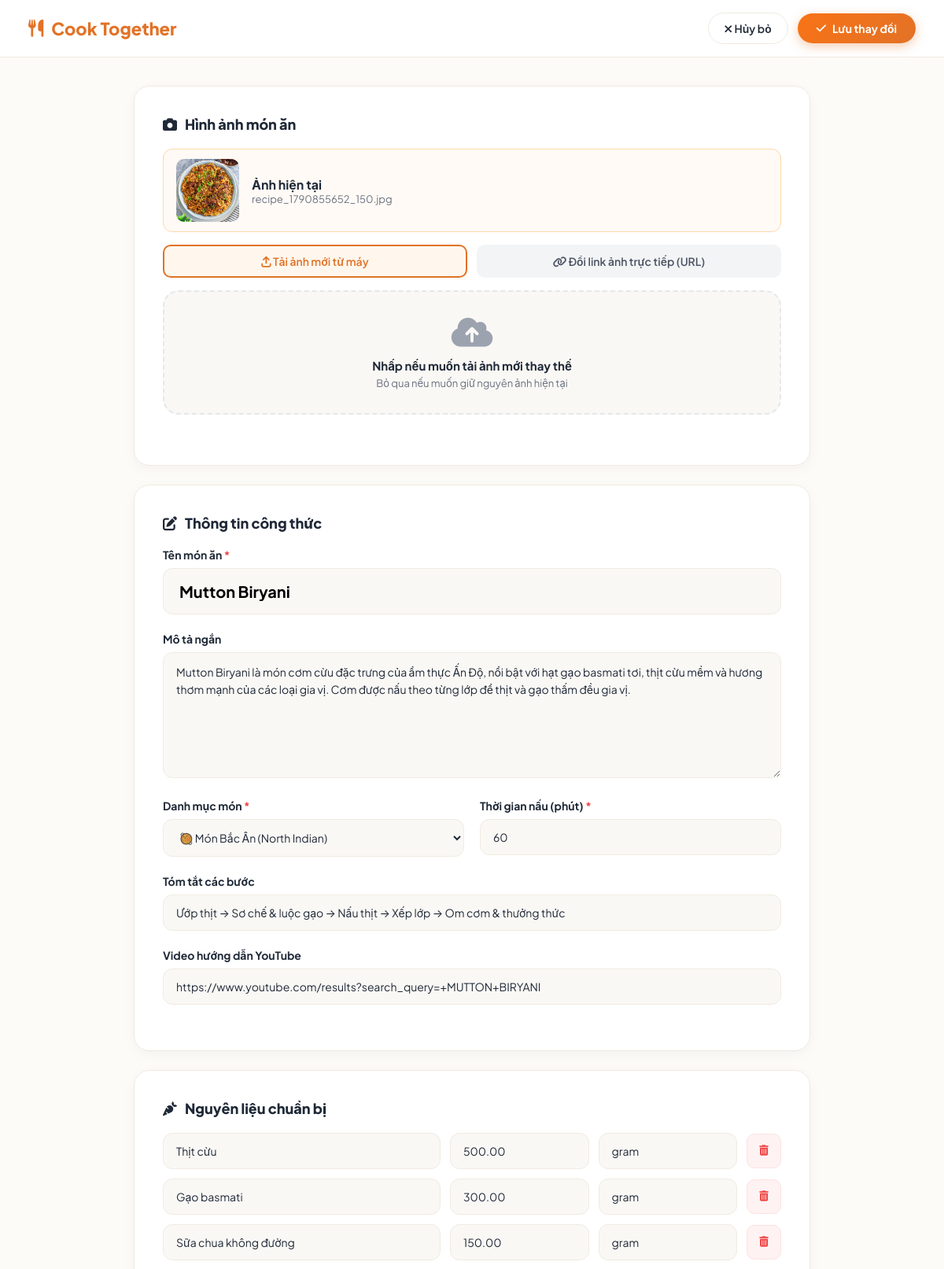
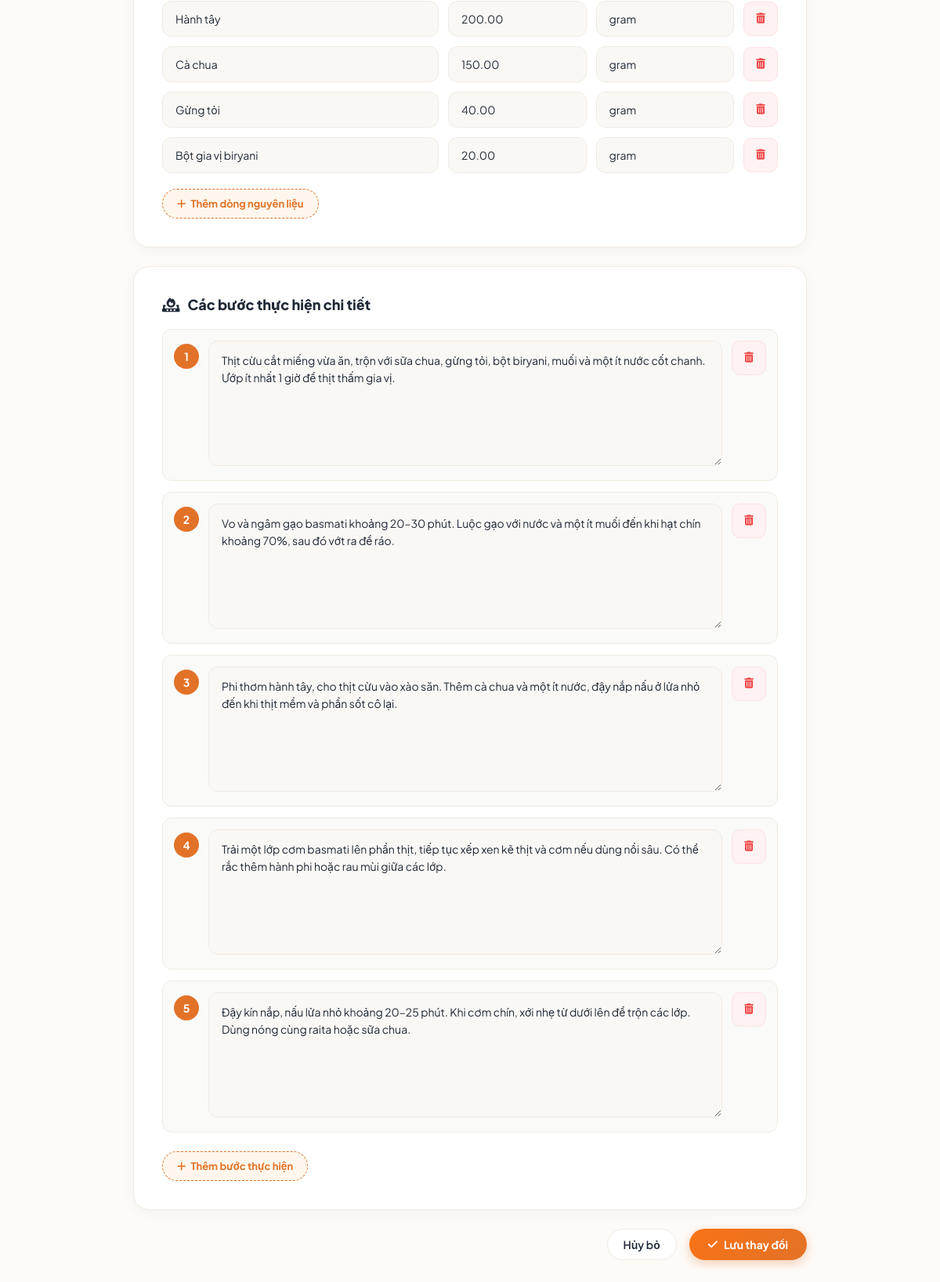
The app's page /edit.php?recipe_id=119 (signed in) with its own data (2 pictures, top to bottom).
### tables this page shows
CREATE TABLE `recipes` (
  `id` int(11) NOT NULL AUTO_INCREMENT,
  `title` varchar(255) NOT NULL,
  `cooking_time` int(11) NOT NULL,
  `recipe` text NOT NULL,
  `type` varchar(255) NOT NULL,
  `category_id` int(11) NOT NULL,
  `description` text DEFAULT NULL,
  `instructions` text DEFAULT NULL,
  `photo` text DEFAULT NULL,
  `video_link` text DEFAULT NULL,
  `user_id` int(11) NOT NULL,
  `uploaded_at` datetime NOT NULL,
  PRIMARY KEY (`id`),
  KEY `category_id` (`category_id`),
  KEY `user_id` (`user_id`),
  CONSTRAINT `recipes_ibfk_1` FOREIGN KEY (`category_id`) REFERENCES `categories` (`id`),
  CONSTRAINT `recipes_ibfk_2` FOREIGN KEY (`user_id`) REFERENCES `users` (`id`)
);

CREATE TABLE `ingredients` (
  `id` int(11) NOT NULL AUTO_INCREMENT,
  `recipe_id` int(11) NOT NULL,
  `ingredient_name` varchar(255) NOT NULL,
  `quantity` decimal(10,2) NOT NULL,
  `unit` varchar(255) NOT NULL,
  PRIMARY KEY (`id`),
  KEY `recipe_id` (`recipe_id`),
  CONSTRAINT `ingredients_ibfk_1` FOREIGN KEY (`recipe_id`) REFERENCES `recipes` (`id`) ON DELETE CASCADE
);

### edit.php (the view, shortened to what this page needs)
<?php
$servername = "localhost";
$username = "root";
$password = "";
$dbname = "recipe_sharing_Platform";
$conn = new mysqli($servername, $username, $password, $dbname, 3306);
$conn->set_charset("utf8mb4");
$recipeId = intval($_GET['recipe_id']);
$userId = intval($_SESSION['user_id']);
$sql = "SELECT * FROM recipes WHERE id = $recipeId AND user_id = $userId";
$res = $conn->query($sql);
$recipe = $res->fetch_assoc();
$ingRes = $conn->query("SELECT * FROM ingredients WHERE recipe_id = $recipeId");
$ingredients = [];
if ($ingRes && $ingRes->num_rows > 0) {
    while ($ing = $ingRes->fetch_assoc()) {
        $ingredients[] = $ing;
    }
}
$recipeText = $recipe['recipe'] ?? '';
$stepLines = explode("\n", str_replace(["\r\n", "\r"], "\n", $recipeText));
$existingSteps = [];
foreach ($stepLines as $line) {
    $lineTrim = trim($line);
    if (!empty($lineTrim)) {
        $cleanStep = preg_replace('/^(Bước\s*\d+[:.]?|\d+[.:])\s*/iu', '', $lineTrim);
        $existingSteps[] = $cleanStep;
    }
}
?>
<!DOCTYPE html>
<html lang="vi">
<head>
  <link rel="stylesheet" href="index4.css?v=<?php echo time(); ?>">
  <link rel="stylesheet" href="https://cdnjs.cloudflare.com/ajax/libs/font-awesome/6.4.0/css/all.min.css" />
</head>
<body>
  <nav class="editor-navbar">
    <a href="index3.php" class="brand-link">
      <i class="fa-solid fa-utensils"></i> Cook Together
    </a>
    <div class="nav-actions">
      <a href="viewRecipeDetails.php?recipe_id=<?php echo $recipeId; ?>" class="btn-secondary">
        <i class="fa-solid fa-xmark"></i> Hủy bỏ
      </a>
      <button type="button" class="btn-primary" onclick="submitForm()">
        <i class="fa-solid fa-check"></i> Lưu thay đổi
      </button>
    </div>
  </nav>
  <div class="editor-container">
    <form id="editForm" method="post" enctype="multipart/form-data">
      <div class="editor-card">
        <h2 class="section-title">
          <i class="fa-solid fa-camera text-primary"></i> Hình ảnh món ăn
        </h2>
        <div style="margin-bottom: 16px; display: flex; align-items: center; gap: 16px; background: #fffaf5; padding: 12px 16px; border-radius: 12px; border: 1px solid #fed7aa;">
          <img src="<?php echo htmlspecialchars($recipe['photo'] ? $recipe['photo'] : 'upload.jpeg'); ?>" alt="Ảnh hiện tại" style="width: 80px; height: 80px; border-radius: 10px; object-fit: cover;" onerror="this.src='landing_page.jpg'">
          <div>
            <div style="font-weight: 700; color: #1f2937;">Ảnh hiện tại</div>
            <div style="font-size: 13px; color: #6b7280; word-break: break-all;"><?php echo htmlspecialchars($recipe['photo']); ?></div>
          </div>
        </div>
        <div class="image-type-toggle">
          <button type="button" class="image-type-btn active" id="btnUploadType" onclick="switchImageType('upload')">
            <i class="fa-solid fa-arrow-up-from-bracket"></i> Tải ảnh mới từ máy
          </button>
          <button type="button" class="image-type-btn" id="btnUrlType" onclick="switchImageType('url')">
            <i class="fa-solid fa-link"></i> Đổi link ảnh trực tiếp (URL)
          </button>
        </div>
        <div id="uploadBox" class="photo-upload-zone" onclick="document.getElementById('imageInput').click()">
          <div id="uploadPlaceholder">
            <i class="fa-solid fa-cloud-arrow-up upload-icon"></i>
            <div class="upload-text">Nhấp nếu muốn tải ảnh mới thay thế</div>
            <div class="upload-hint">Bỏ qua nếu muốn giữ nguyên ảnh hiện tại</div>
          </div>
        </div>
      </div>
      <div class="editor-card">
        <h2 class="section-title">
          <i class="fa-solid fa-pen-to-square text-primary"></i> Thông tin công thức
        </h2>
        <div class="form-group">
          <label class="form-label">Tên món ăn <span style="color: #ef4444;">*</span></label>
          <input type="text" name="title" class="input-title" value="<?php echo htmlspecialchars($recipe['title']); ?>" required>
        </div>
        <div class="form-group">
          <label class="form-label">Mô tả ngắn</label>
          <textarea name="description" class="form-control" rows="3"><?php echo htmlspecialchars($recipe['description'] ?? ''); ?></textarea>
        </div>
        <div class="form-row">
          <div class="form-group">
            <label class="form-label">Danh mục món <span style="color: #ef4444;">*</span></label>
            <select name="type" class="form-control" required>
              <option value="NorthIndian" <?php if ($recipe['type'] === 'NorthIndian') echo 'selected'; ?>>🥘 Món Bắc Ấn (North Indian)</option>
            </select>
          </div>
          <div class="form-group">
            <label class="form-label">Thời gian nấu (phút) <span style="color: #ef4444;">*</span></label>
            <input type="number" name="cooking_time" class="form-control" value="<?php echo htmlspecialchars($recipe['cooking_time']); ?>" min="1" required>
          </div>
        </div>
        <div class="form-group">
          <label class="form-label">Tóm tắt các bước</label>
          <input type="text" name="instructions" class="form-control" value="<?php echo htmlspecialchars($recipe['instructions'] ?? ''); ?>">
        </div>
        <div class="form-group">
          <label class="form-label">Video hướng dẫn YouTube</label>
          <input type="url" name="video_link" class="form-control" value="<?php echo htmlspecialchars($recipe['video_link'] ?? ''); ?>" placeholder="https://www.youtube.com/watch?v=...">
        </div>
      </div>
      <div class="editor-card">
        <h2 class="section-title">
          <i class="fa-solid fa-carrot text-primary"></i> Nguyên liệu chuẩn bị
        </h2>
        <div id="ingredientsList">
          <?php if (!empty($ingredients)): ?>
            <?php foreach ($ingredients as $ing): ?>
              <div class="ingredient-row">
                <input type="text" name="ingredients[]" class="form-control" value="<?php echo htmlspecialchars($ing['ingredient_name']); ?>" placeholder="Tên nguyên liệu" required>
                <input type="number" step="any" name="quantities[]" class="form-control" value="<?php echo htmlspecialchars($ing['quantity']); ?>" placeholder="Số lượng" required>
                <input type="text" name="units[]" class="form-control" value="<?php echo htmlspecialchars($ing['unit']); ?>" placeholder="Đơn vị" required>
                <button type="button" class="btn-delete-row" onclick="removeIngredientRow(this)" title="Xóa dòng">
                  <i class="fa-solid fa-trash-can"></i>
                </button>
              </div>
            <?php endforeach; ?>
          <?php endif; ?>
        </div>
        <button type="button" class="btn-add-ingredient" onclick="addIngredientRow()">
          <i class="fa-solid fa-plus"></i> Thêm dòng nguyên liệu
        </button>
      </div>
      <div class="editor-card">
        <h2 class="section-title">
          <i class="fa-solid fa-fire-burner text-primary"></i> Các bước thực hiện chi tiết
        </h2>
        <div id="stepsList">
          <?php $sNum = 1; foreach ($existingSteps as $st): ?>
            <div class="step-row">
              <div class="step-number-badge"><?php echo $sNum; ?></div>
              <div style="flex: 1;">
                <textarea name="steps[]" class="form-control" rows="2" placeholder="Mô tả chi tiết bước <?php echo $sNum; ?>..." required><?php echo htmlspecialchars($st); ?></textarea>
              </div>
              <button type="button" class="btn-delete-row" onclick="removeStepRow(this)" title="Xóa bước này">
                <i class="fa-solid fa-trash-can"></i>
              </button>
            </div>
          <?php $sNum++; endforeach; ?>
        </div>
        <button type="button" class="btn-add-ingredient" onclick="addStepRow()" style="margin-top: 10px;">
          <i class="fa-solid fa-plus"></i> Thêm bước thực hiện
        </button>
      </div>
      <div class="bottom-submit-bar">
        <a href="viewRecipeDetails.php?recipe_id=<?php echo $recipeId; ?>" class="btn-secondary">Hủy bỏ</a>
        <button type="submit" class="btn-primary">
          <i class="fa-solid fa-check"></i> Lưu thay đổi
        </button>
      </div>
    </form>
  </div>
</body>
</html>

### index4.css (style rules this page uses)
:root { --primary: #e27227; --primary-hover: #c95e18; --primary-light: #fff7ed; --text-main: #1f2937; --text-muted: #6b7280; --bg-page: #fdfbf8; --card-bg: #ffffff; --border-color: #f0ebe1; --shadow-sm: 0 4px 16px rgba(0, 0, 0, 0.04); --shadow-md: 0 10px 30px -5px rgba(226, 114, 39, 0.1); --radius-lg: 20px; --radius-md: 12px; --radius-pill: 9999px; }
* { margin: 0; padding: 0; box-sizing: border-box; font-family: 'Plus Jakarta Sans', -apple-system, BlinkMacSystemFont, sans-serif; }
body { background-color: var(--bg-page); color: var(--text-main); min-height: 100vh; }
.editor-navbar { background: var(--card-bg); border-bottom: 1px solid var(--border-color); padding: 16px 36px; display: flex; align-items: center; justify-content: space-between; position: sticky; top: 0; z-index: 50; }
.brand-link { display: flex; align-items: center; gap: 10px; font-size: 22px; font-weight: 800; color: var(--primary); text-decoration: none; }
.nav-actions { display: flex; align-items: center; gap: 12px; }
.btn-secondary { padding: 10px 20px; border-radius: var(--radius-pill); border: 1.5px solid var(--border-color); background: white; color: var(--text-main); font-weight: 600; font-size: 14px; cursor: pointer; text-decoration: none; transition: all 0.2s ease; }
.btn-primary { padding: 10px 24px; border-radius: var(--radius-pill); border: none; background: linear-gradient(135deg, #f97316, #e27227); color: white; font-weight: 700; font-size: 14px; cursor: pointer; box-shadow: 0 4px 14px rgba(226, 114, 39, 0.35); transition: all 0.2s ease; display: inline-flex; align-items: center; gap: 8px; }
.editor-container { max-width: 900px; margin: 36px auto; padding: 0 20px 80px; }
.editor-card { background: var(--card-bg); border-radius: var(--radius-lg); border: 1px solid var(--border-color); box-shadow: var(--shadow-sm); padding: 36px; margin-bottom: 24px; }
.section-title { font-size: 18px; font-weight: 800; color: var(--text-main); margin-bottom: 20px; display: flex; align-items: center; gap: 10px; }
.photo-upload-zone { border: 2px dashed #e5e7eb; border-radius: var(--radius-lg); background: #faf8f5; padding: 30px; text-align: center; cursor: pointer; transition: all 0.25s ease; position: relative; overflow: hidden; margin-bottom: 28px; }
.upload-icon { font-size: 42px; color: #9ca3af; margin-bottom: 12px; transition: color 0.2s ease; }
.upload-text { font-weight: 700; font-size: 15px; color: var(--text-main); margin-bottom: 4px; }
.upload-hint { font-size: 13px; color: var(--text-muted); }
.form-group { margin-bottom: 22px; }
.form-label { display: block; font-size: 14px; font-weight: 700; color: var(--text-main); margin-bottom: 8px; }
.input-title { width: 100%; padding: 16px 20px; font-size: 20px; font-weight: 700; border-radius: var(--radius-md); border: 1.5px solid var(--border-color); background: #faf8f5; outline: none; transition: all 0.2s ease; }
.form-row { display: grid; grid-template-columns: 1fr 1fr; gap: 20px; }
.form-control { width: 100%; padding: 13px 16px; border-radius: var(--radius-md); border: 1.5px solid var(--border-color); background: #faf8f5; font-size: 14px; color: var(--text-main); outline: none; transition: all 0.2s ease; }
textarea.form-control { min-height: 160px; resize: vertical; line-height: 1.6; }
.ingredient-row { display: grid; grid-template-columns: 2fr 1fr 1fr 44px; gap: 12px; align-items: center; margin-bottom: 12px; animation: fadeIn 0.25s ease; }
.btn-delete-row { width: 44px; height: 44px; border-radius: 10px; border: 1px solid #fee2e2; background: #fef2f2; color: #ef4444; cursor: pointer; display: flex; align-items: center; justify-content: center; transition: all 0.2s ease; }
.btn-add-ingredient { padding: 10px 18px; border-radius: var(--radius-pill); border: 1.5px dashed var(--primary); background: var(--primary-light); color: var(--primary); font-weight: 700; font-size: 13px; cursor: pointer; display: inline-flex; align-items: center; gap: 6px; transition: all 0.2s ease; margin-top: 8px; }
.bottom-submit-bar { display: flex; justify-content: flex-end; gap: 16px; margin-top: 24px; }

### records on screen
recipes: photo (picture), photo "recipe_1790855652_150.jpg", title "Mutton Biryani", description "Mutton Biryani là món cơm cừu đặc trưng của ẩm thực Ấn Độ, nổi bật với hạt gạo basmati tơi, thịt cừu mềm và hương thơm mạnh của các loại gia vị. Cơm được nấu theo từng lớp để thịt và gạo thấm đều gia vị.", type "🥘 Món Bắc Ấn (North Indian)", cooking_time "60", instructions "Ướp thịt → Sơ chế & luộc gạo → Nấu thịt → Xếp lớp → Om cơm & thưởng thức", video_link "https://www.youtube.com/results?search_query=+MUTTON+BIRYANI"
ingredients: ingredient_name "Thịt cừu", quantity "500.00", unit "gram"
ingredients: ingredient_name "Gạo basmati", quantity "300.00", unit "gram"
ingredients: ingredient_name "Sữa chua không đường", quantity "150.00", unit "gram"
ingredients: ingredient_name "Hành tây", quantity "200.00", unit "gram"
ingredients: ingredient_name "Cà chua", quantity "150.00", unit "gram"
ingredients: ingredient_name "Gừng tỏi", quantity "40.00", unit "gram"
ingredients: ingredient_name "Bột gia vị biryani", quantity "20.00", unit "gram"
